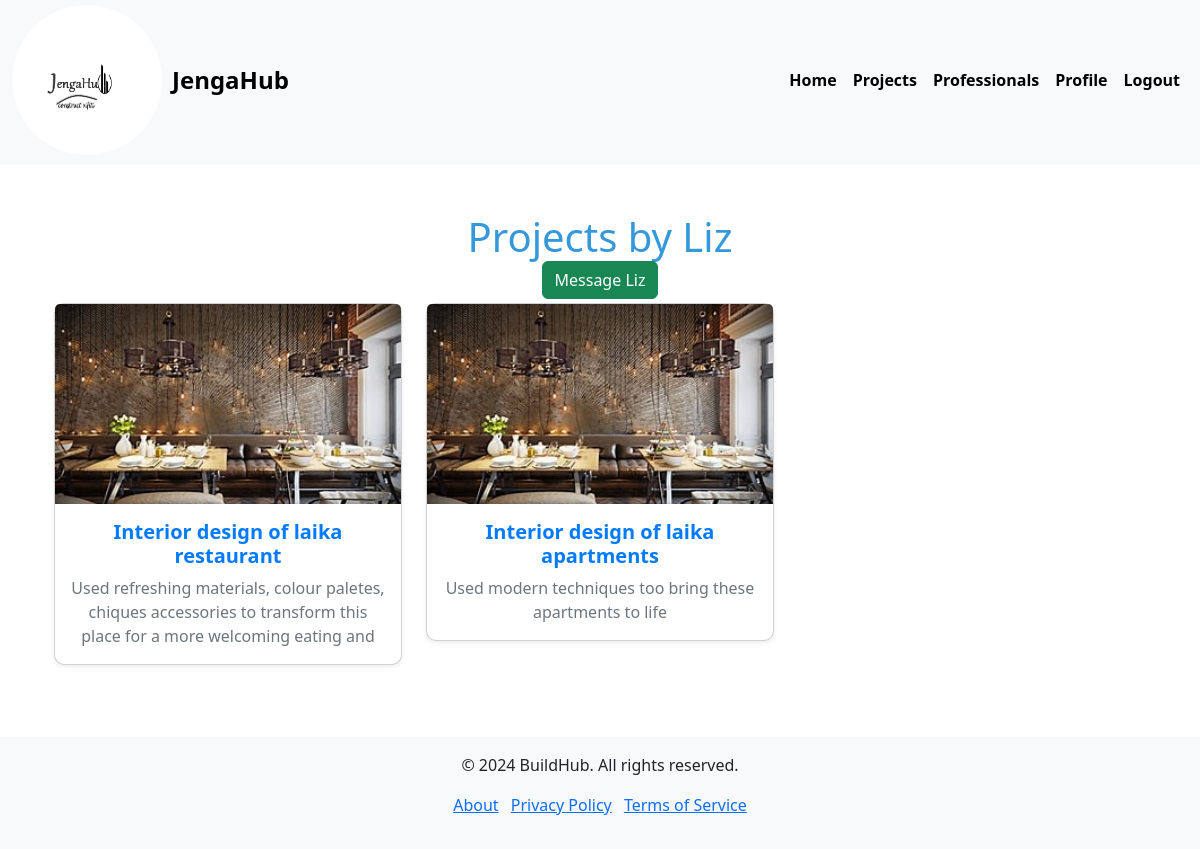
Page /jengahub/projects/7/ (signed in) on the committed database.
### jengaHubApp/models.py (models this page shows, shortened)
class Professional(models.Model):
    user = models.OneToOneField(User, on_delete=models.CASCADE)
    bio = models.TextField()
    profile_image = models.ImageField(upload_to='profiles/',default='default.png')
    profession = models.CharField(max_length=100)
    contact_info = models.CharField(max_length=255)

class Project(models.Model):
    professional = models.ForeignKey(Professional, on_delete=models.CASCADE, related_name='projects')
    title = models.CharField(max_length=255)
    description = models.TextField()
    image = models.ImageField(upload_to='projects/',default='default.png')
    created_at = models.DateTimeField(auto_now_add=True)

### jengaHubApp/views.py (the view)
# urls.py: path('projects/', views.projects, name='projects'),
def projects(request, professional_id):
    professional = get_object_or_404(Professional, id=professional_id)
    projects = Project.objects.filter(professional=professional)
    return render(request, 'jengaHubApp/projects.html', {
        'professional': professional,
        'projects': projects
    })

### jengaHubApp/templates/jengaHubApp/projects.html
{% extends 'base.html' %}
{% block content %}
<div class="container my-5">
    <h1 class="text-center mb-0" style="color: #3498db;">Projects by {{ professional.user.username }}</h1>
    <div class="text-center mb-1">
        <a href="{% url 'jengaHubApp:send_message' professional.id %}" class="btn btn-success">
            Message {{ professional.user.username }}
        </a>
    </div>
    <div class="row">
        {% for project in projects %}
            <div class="col-lg-4 col-md-6 col-sm-12 mb-4">
                <div class="card shadow-sm">
                    <img src="{{ project.image.url }}" class="card-img-top" alt="Image for {{ project.title }}">
                    <div class="card-body text-center">
                        <h5 class="card-title">{{ project.title }}</h5>
                        <p class="card-text">{{ project.description }}</p>
                    </div>
                </div>
            </div>
        {% empty %}
            <div class="col-12">
                <p class="text-center text-muted">No projects found for this professional.</p>
            </div>
        {% endfor %}
    </div>
</div>
{% endblock %}

### jengaHubApp/static/css/styles.css (style rules this page uses)
.container { padding-top: 0px; }
.card { border-radius: 10px; transition: transform 0.5s ease-in-out, box-shadow 0.5s ease-in-out; }
.card-img-top { object-fit: cover; height: 200px; }
.card-title { font-weight: 600; color: #007bff; }
.card-text { color: #6c757d; }
.card-text { max-height: 4.5em; overflow: hidden; transition: max-height 0.3s ease; }
.card { transition: transform 0.3s ease, box-shadow 0.3s ease; }

### rows in the picture
Professional: user.username "Liz"
Project: image (picture), title "Interior design of laika restaurant", description "Used refreshing materials, colour paletes, chiques accessories to transform this place for a more welcoming eating and…"
Project: image (picture), title "Interior design of laika apartments", description "Used modern techniques too bring these apartments to life"
